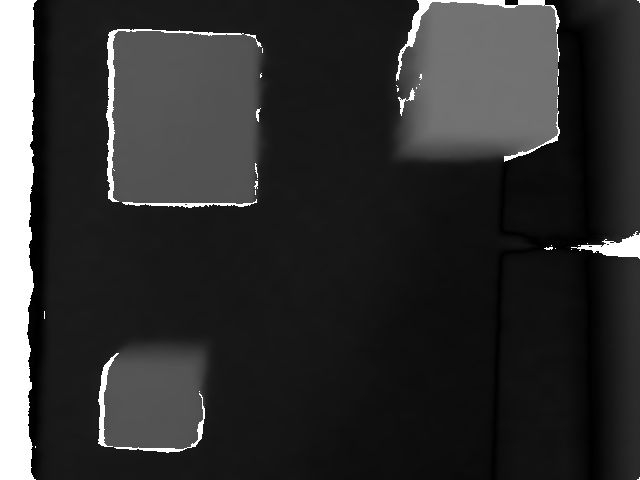
#> input picture RealSense_Images/RealSense_Depth_4.png, 640 x 480 px
$ python pooling.py
#> lines starting #> are read from the running program, lines starting #| are printed output that depends on the picture; after the words box and inside, x2 and y2 are one past the last pixel; in counts of white or black regions, pixels touching at a corner belong together
import numpy as np
import cv2

def pooling(img, step):
    for i in range(0, 480, step):
        for j in range(0, 640, step):
            min_value = img[i:i+step, j:j+step].max()
            img[i:i+step, j:j+step] = min_value
    return img

start1_img = cv2.cvtColor(cv2.imread("./RealSense_Images/RealSense_Depth_4.png"), cv2.COLOR_BGR2GRAY)
#> start1_img: shape (480, 640); min 0, max 255, mean 48.5
end1_img= pooling(start1_img.copy(), 2)

cv2.imshow("First1", start1_img)
cv2.imshow("Second1", end1_img)

start2_img = cv2.cvtColor(cv2.imread("./RealSense_Images/RealSense_Depth_5.png"), cv2.COLOR_BGR2GRAY)
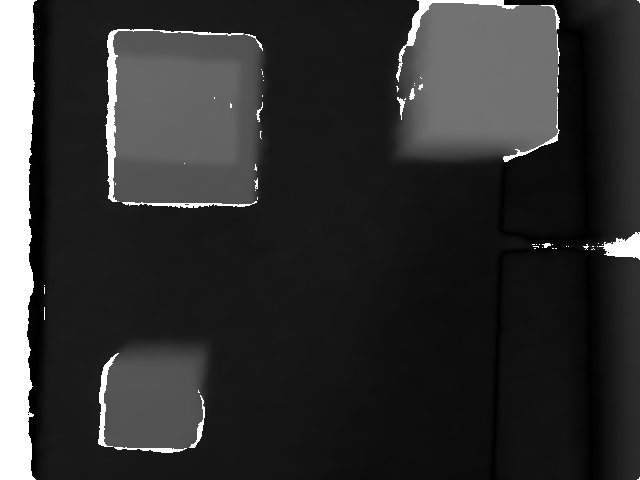
#> input picture RealSense_Images/RealSense_Depth_5.png, 640 x 480 px
#> start2_img: shape (480, 640); min 0, max 255, mean 49.1
end2_img= pooling(start2_img.copy(), 2)

cv2.imshow("First", start2_img)
cv2.imshow("Second", end2_img)

diff = end2_img - end1_img
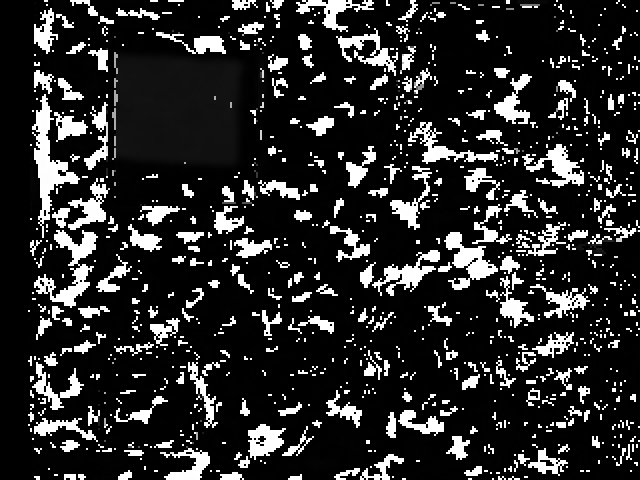
#> diff: shape (480, 640); min 0, max 255, mean 42.8
cv2.imshow("Diff", diff)

lower_bound = 10
upper_bound = 200

# Создаем маску
mask = np.zeros_like(diff)  # Инициализируем маску нулями (черным цветом)
mask[(diff >= lower_bound) & (diff <= upper_bound)] = 255  # Устанавливаем белый цвет для пикселей внутри границ

cv2.imshow('Masked', mask)
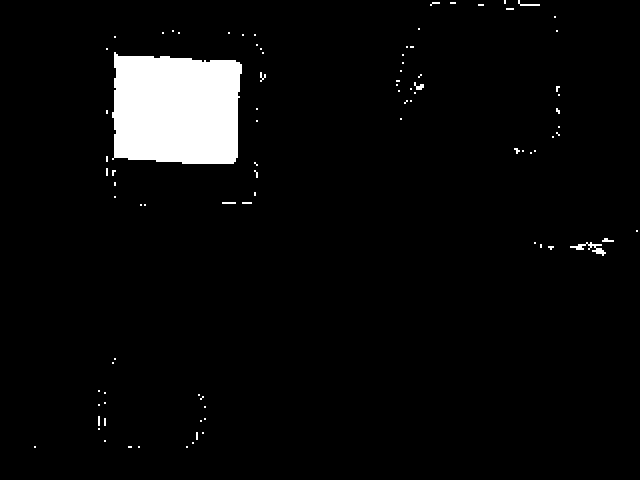
#> window 'Masked': shape (480, 640); 4.5% white; 90 white regions (79 under 20 px), largest, box (x1, y1, x2, y2) and area: (112, 52, 242, 164) 12952, (570, 242, 606, 256) 164, (518, 0, 540, 6) 48

pooled_mask = pooling(mask.copy(), 2)
cv2.imshow("Final", pooled_mask)

contours, _ = cv2.findContours(pooled_mask, cv2.RETR_EXTERNAL, cv2.CHAIN_APPROX_SIMPLE)

# Выделение объекта на втором изображении
maxContour = contours[0]
for contour in contours[1::]:
    # Searching max area of contours
    if cv2.contourArea(contour) > cv2.contourArea(maxContour):
        maxContour = contour

(x, y, w, h) = cv2.boundingRect(maxContour)
cv2.rectangle(start2_img, (x, y), (x + w, y + h), (0, 255, 0), 2)
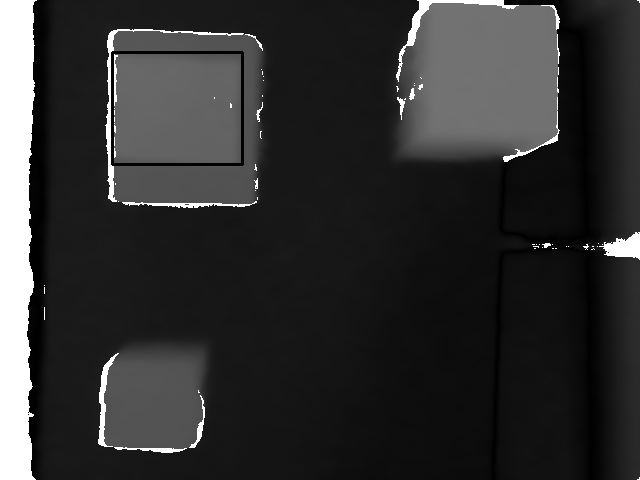
#> start2_img: shape (480, 640); min 0, max 255, mean 48.5
cv2.imshow("Contour", start2_img)

color_img = cv2.imread("./RealSense_Images/RealSense_Color_5.png")
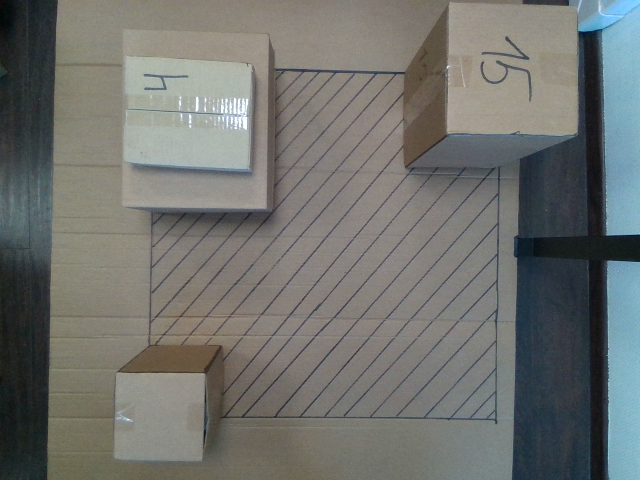
#> input picture RealSense_Images/RealSense_Color_5.png, 640 x 480 px
#> color_img is the input picture: shape (480, 640, 3); mean B, G, R 110.7, 114.3, 112.5
cv2.rectangle(color_img, (x, y), (x + w, y + h), (0, 255, 0), 2)
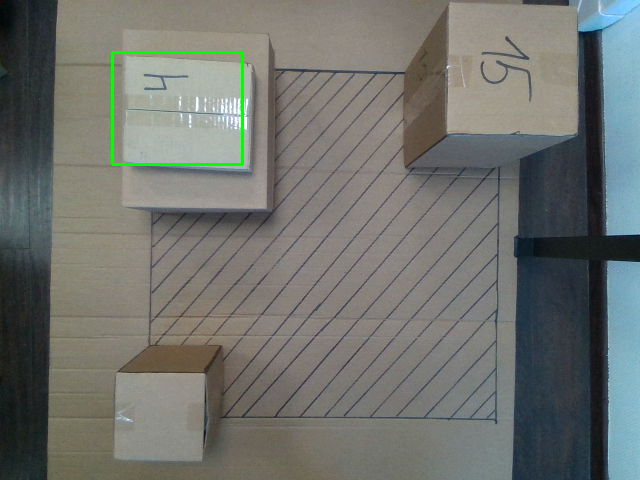
#> color_img: shape (480, 640, 3); 0.47% of pixels changed, all inside (x1, y1, x2, y2) = (111, 51, 244, 166)
cv2.imshow("Contour color", color_img)

cv2.waitKey(0)
cv2.destroyAllWindows()
